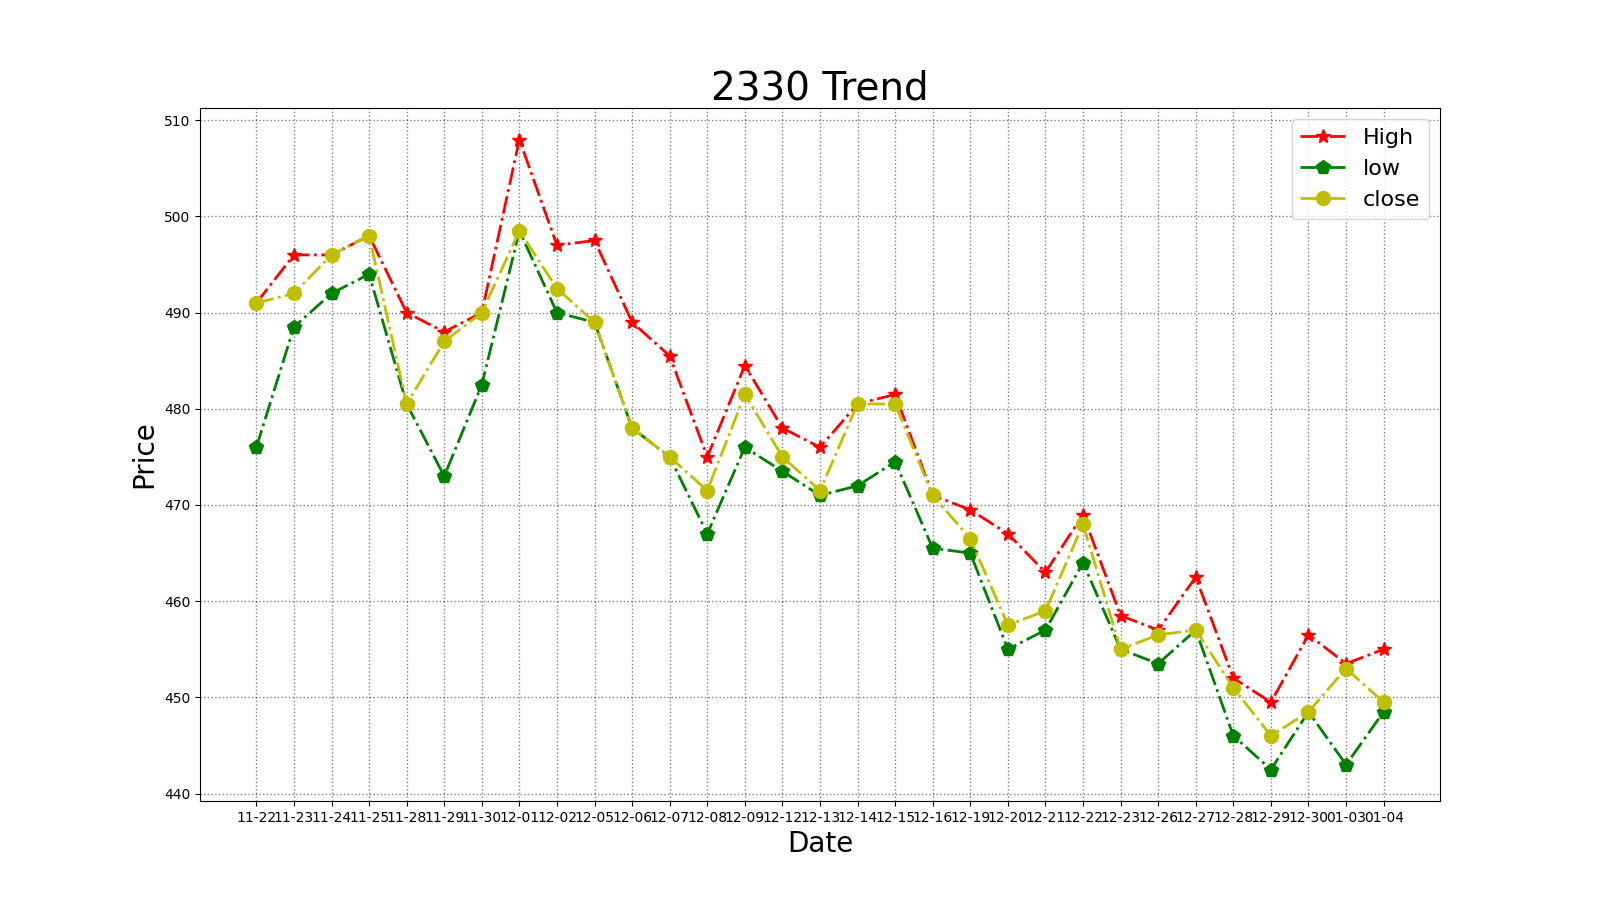

This chart was generated by the following Python code:
import twstock
import matplotlib.pyplot as plt
import csv

def TWstock(stock_id):
    # get該股資料
    stock = twstock.Stock(stock_id)
    
    # 總成交股數
    capacity = stock.capacity[-1]
    # 總成交金額
    turnover = stock.turnover[-1]
    # 開盤價
    open = stock.open[-1]
    # 最高價
    high = stock.high[-1]
    # 最低價
    low = stock.low[-1]
    # 收盤價
    price = stock.price[-1]
    # 漲跌價差
    change = stock.change[-1]
    # 成交筆數
    transaction = stock.transaction[-1]
    
    # 該股當前資料寫入list
    stock_data = [capacity , turnover , open , high , low , price , change , transaction]

    return stock_data

def stock_csv(list):
    # 開啟輸出的 CSV 檔案
    with open('TWstock.csv', 'w', newline='') as csvFile:
        # 建立 CSV 檔寫入器
        writer = csv.writer(csvFile)

        # 1.直接寫出-標題
        writer.writerow(['capacity','turnover','open','high','low','price','change','transaction'])

        # 1.直接寫出-資料
        writer.writerow(list)

def stock_figure(stock_id):
    stockID=twstock.Stock(stock_id)
    stocklist=stockID.fetch_31()
    high_ID=[]
    low_ID=[]
    close_ID=[]
    listy=[]
    for i in stocklist:
        high_ID.append(i.high)
        low_ID.append(i.low)
        close_ID.append(i.close)
        listy.append(i.date.strftime('%m-%d'))

    plt.figure(figsize=[16,9])
    plt.plot(listy,high_ID,'r-.*',lw=2,ms=10,label='High')
    plt.plot(listy,low_ID,'g-.p',lw=2,ms=10,label='low')
    plt.plot(listy,close_ID,'y-.o',lw=2,ms=10,label='close')
    plt.legend(fontsize=16)
    # plt.ylim(300,600)
    title = f'{stock_id} Trend'
    plt.title(title , fontsize=28)
    plt.xlabel('Date',fontsize=20)
    plt.ylabel('Price',fontsize=20)
    plt.grid(color='k',ls=':',lw=1,alpha=0.5)
    plt.savefig("stock.png")
    # plt.show() 

def implement(id):
    stock_csv(TWstock(id))
    stock_figure(id)

implement('2330')